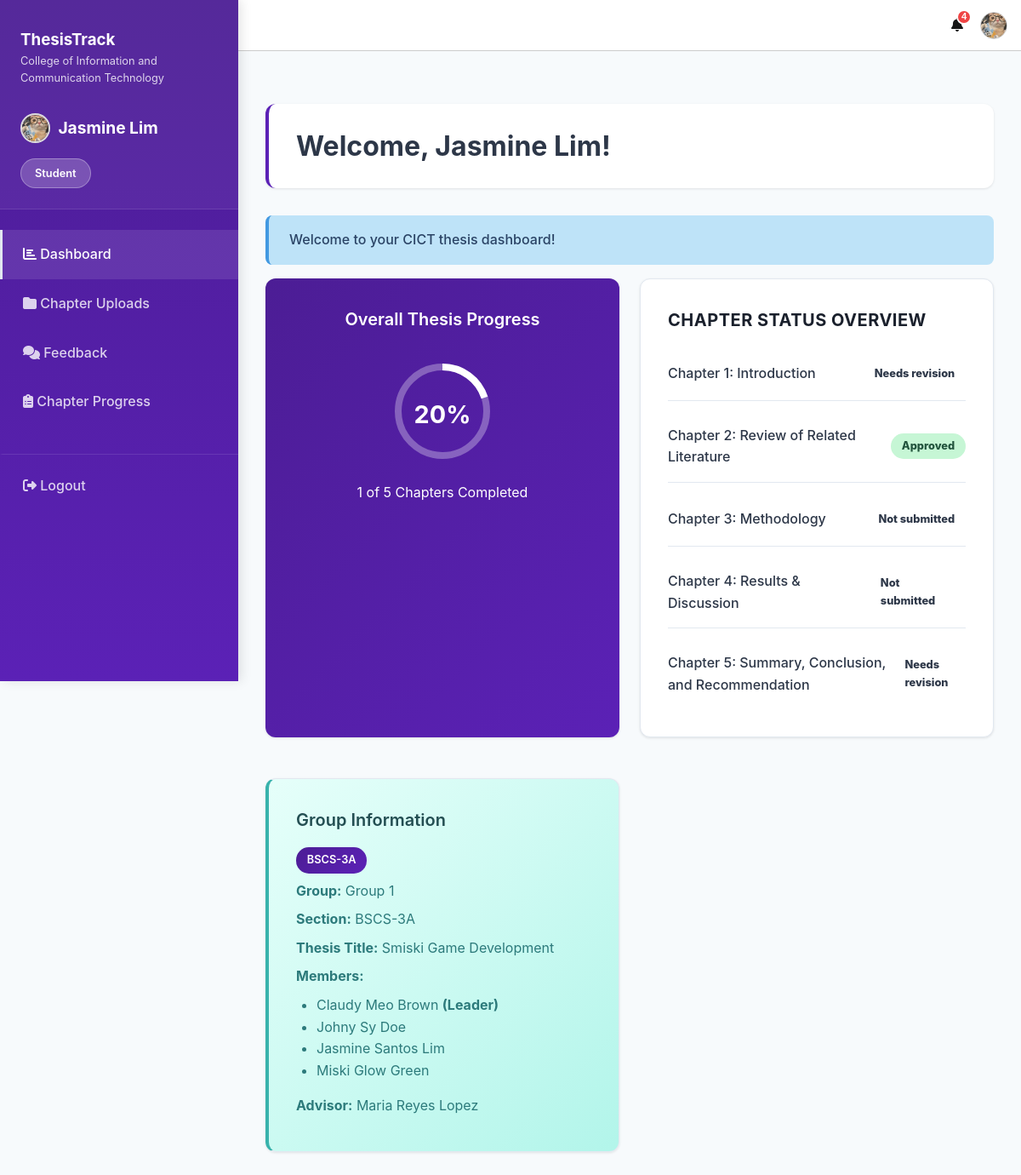
The page /Student/student_dashboard.php (signed in) on the database its author committed.
### tables this page shows
CREATE TABLE `students` (
  `id` int(11) NOT NULL,
  `first_name` varchar(100) DEFAULT NULL,
  `middle_name` varchar(100) DEFAULT NULL,
  `last_name` varchar(100) DEFAULT NULL,
  `email` varchar(255) DEFAULT NULL,
  `password` varchar(255) DEFAULT NULL,
  `student_id` varchar(50) DEFAULT NULL,
  `year_level` int(11) DEFAULT NULL,
  `section` varchar(50) DEFAULT NULL,
  `course` varchar(50) DEFAULT NULL,
  `status` enum('active','inactive') DEFAULT NULL,
  `profile_picture` varchar(255) DEFAULT NULL,
  `created_at` timestamp NOT NULL DEFAULT current_timestamp(),
  `last_login` timestamp NULL DEFAULT NULL,
  `advisor_id` int(11) DEFAULT NULL,
  `requires_password_change` tinyint(1) DEFAULT 1,
  `updated_at` timestamp NOT NULL DEFAULT current_timestamp() ON UPDATE current_timestamp()
);

CREATE TABLE `chapters` (
  `id` int(11) NOT NULL,
  `group_id` int(11) DEFAULT NULL,
  `chapter_number` int(11) DEFAULT NULL,
  `chapter_name` varchar(255) DEFAULT NULL,
  `filename` varchar(255) DEFAULT NULL,
  `original_filename` varchar(255) DEFAULT NULL,
  `file_size` int(11) DEFAULT NULL,
  `file_type` varchar(50) DEFAULT NULL,
  `file_path` varchar(500) DEFAULT NULL,
  `status` enum('pending','under_review','approved','needs_revision','uploaded') DEFAULT 'pending',
  `version` int(11) DEFAULT 1,
  `is_current` tinyint(1) DEFAULT 1,
  `replaced_by` int(11) DEFAULT NULL,
  `created_at` timestamp NOT NULL DEFAULT current_timestamp(),
  `upload_date` timestamp NOT NULL DEFAULT current_timestamp(),
  `last_reviewed_date` timestamp NULL DEFAULT NULL,
  `review_date` timestamp NULL DEFAULT NULL,
  `reviewer_id` int(11) DEFAULT NULL,
  `reviewer_type` enum('advisor','coordinator') DEFAULT NULL,
  `updated_at` timestamp NOT NULL DEFAULT current_timestamp() ON UPDATE current_timestamp(),
  `relevance_score` int(11) DEFAULT NULL,
  `relevance_feedback` text DEFAULT NULL,
  `relevance_report` longtext DEFAULT NULL,
  `grammar_score` int(11) DEFAULT NULL,
  `grammar_feedback` text DEFAULT NULL,
  `grammar_report` longtext DEFAULT NULL,
  `ai_score` int(11) DEFAULT NULL,
  `ai_feedback` text DEFAULT NULL,
  `ai_report` longtext DEFAULT NULL,
  `completeness_score` int(11) DEFAULT NULL,
  `completeness_feedback` text DEFAULT NULL,
  `completeness_report` longtext DEFAULT NULL,
  `spelling_score` int(11) DEFAULT NULL,
  `spelling_feedback` text DEFAULT NULL,
  `spelling_report` longtext DEFAULT NULL,
  `citation_score` int(11) DEFAULT NULL,
  `citation_feedback` text DEFAULT NULL,
  `citation_report` longtext DEFAULT NULL,
  `formatting_score` int(11) DEFAULT NULL,
  `formatting_feedback` text DEFAULT NULL,
  `formatting_report` longtext DEFAULT NULL,
  `review_score` int(11) DEFAULT NULL,
  `advisor_feedback` text DEFAULT NULL
);

CREATE TABLE `group_members` (
  `id` int(11) NOT NULL,
  `group_id` int(11) DEFAULT NULL,
  `student_id` int(11) DEFAULT NULL,
  `role_in_group` enum('leader','member') DEFAULT NULL,
  `joined_at` timestamp NOT NULL DEFAULT current_timestamp()
);

### Student/student_dashboard.php (the view, shortened to what this page needs)
<?php
require_once '../db/db.php';
$user_id = $_SESSION['user_id'];
$user_name = $_SESSION['name'] ?? '';
$profile_picture = '../images/default-user.png';
try {
    $stmt = $pdo->prepare("SELECT profile_picture FROM students WHERE id = ?");
    $stmt->execute([$user_id]);
    $student = $stmt->fetch();
    if (!empty($student['profile_picture'])) {
        $relative_path = $student['profile_picture'];
        $absolute_path = dirname(__DIR__) . '/' . $relative_path;
        if (file_exists($absolute_path) && is_readable($absolute_path)) {
            $profile_picture = '../' . $relative_path;
        }
    }
} catch (PDOException $e) {
    error_log("Database error fetching profile picture: " . $e->getMessage());
}
$user_section = null;
$userGroup = null;
try {
    $groupQuery = $pdo->prepare("
    SELECT sg.*,
           CONCAT(a.first_name, ' ', a.middle_name, ' ', a.last_name) AS advisor_name,
           s.section AS student_section
    FROM student_groups sg
    JOIN group_members gm ON sg.group_id = gm.group_id
    JOIN students s ON gm.student_id = s.id
    LEFT JOIN advisors a ON sg.advisor_id = a.id
    WHERE gm.student_id = ?
    LIMIT 1
");
    $groupQuery->execute([$user_id]);
    $userGroup = $groupQuery->fetch(PDO::FETCH_ASSOC);
    $user_section = $userGroup['student_section'] ?? 'N/A';
} catch (Exception $e) {
    $userGroup = null;
}
$groupMembers = [];
if ($userGroup) {
$membersQuery = $pdo->prepare("
    SELECT
        CONCAT(s.first_name, ' ', s.middle_name, ' ', s.last_name) AS name,
        s.email,
        gm.role_in_group
    FROM students s
    JOIN group_members gm ON s.id = gm.student_id
    WHERE gm.group_id = ?
");
$membersQuery->execute([$userGroup['group_id']]);
$groupMembers = $membersQuery->fetchAll(PDO::FETCH_ASSOC);
}
$chapters = [];
if ($userGroup && isset($userGroup['group_id'])) {
    $chaptersQuery = $pdo->prepare("
        SELECT *,
               (SELECT COUNT(*) FROM chapters c2 WHERE c2.group_id = chapters.group_id AND c2.chapter_number = chapters.chapter_number) as total_versions
        FROM chapters
        WHERE group_id = ? AND is_current = 1
        ORDER BY chapter_number
    ");
    $chaptersQuery->execute([$userGroup['group_id']]);
    $chapters = $chaptersQuery->fetchAll(PDO::FETCH_ASSOC);
}
$totalChapters = 5;
$completedChapters = 0;
foreach ($chapters as $chapter) {
    if ($chapter['status'] === 'approved') {
        $completedChapters++;
    }
}
$progressPercentage = ($totalChapters > 0) ? ($completedChapters / $totalChapters) * 100 : 0;
$unread_notifications_count = 0;
try {
    $unreadQuery = $pdo->prepare("
        SELECT COUNT(*) as unread_count
        FROM notifications
        WHERE user_id = ? AND is_read = 0
    ");
    $unreadQuery->execute([$user_id]);
    $unread_result = $unreadQuery->fetch(PDO::FETCH_ASSOC);
    $unread_notifications_count = $unread_result['unread_count'] ?? 0;
} catch (PDOException $e) {
    error_log("Database error fetching notifications: " . $e->getMessage());
}
?>
<!DOCTYPE html>
<html lang="en">
<head>
    <link rel="stylesheet" href="../CSS/student_dashboard.css">
</head>
<body>
    <div class="app-container">
        <aside class="sidebar">
            <div class="sidebar-header">
                <h3>ThesisTrack</h3>
                <div class="college-info">College of Information and Communication Technology</div>
               <div class="sidebar-user" onclick="openUploadModal()" style="cursor: pointer;">
      <img src="<?php echo htmlspecialchars($profile_picture); ?>"
         class="sidebar-avatar"
         alt="Profile Picture"
         id="sidebarProfileImage" />
                <div class="sidebar-username"><?php echo htmlspecialchars($user_name); ?></div></div>
                <span class="role-badge">Student</span>
            </div>
           <nav class="sidebar-nav">
            <a href="#" class="nav-item active" data-tab="dashboard">
                <i class="fas fa-chart-bar"></i> Dashboard
            </a>
            <a href="student_chap-upload.php" class="nav-item" data-tab="upload">
                <i class="fas fa-folder"></i> Chapter Uploads
            </a>
            <a href="student_feedback.php" class="nav-item" data-tab="feedback">
                <i class="fas fa-comments"></i> Feedback
            </a>
            <a href="student_kanban-progress.php" class="nav-item" data-tab="kanban">
                <i class="fas fa-clipboard-list"></i> Chapter Progress
            </a>
           <a href="#" id="logoutBtn" class="nav-item logout">
                <i class="fas fa-sign-out-alt"></i> Logout
           </a>
        </aside>
    <div class="content-wrapper">
         <header class="blank-header">
                <div class="topbar-right">
                    <div class="notification-dropdown">
                        <button class="topbar-icon" title="Notifications" id="notificationBtn">
                            <i class="fas fa-bell"></i>
                            <?php if ($unread_notifications_count > 0): ?>
                                <span class="notification-badge" id="notificationBadge">
                                    <?php echo $unread_notifications_count > 9 ? '9+' : $unread_notifications_count; ?>
                                </span>
                            <?php endif; ?>
                        </button>
                    </div>
                <div class="user-info dropdown">
<img src="<?php echo htmlspecialchars($profile_picture); ?>"
     alt="User Avatar"
     class="user-avatar"
     id="userAvatar"
     tabindex="0" />
      </div>
    </div>
        </header>
        <main class="main-content">
            <header class="main-header">
                <h1>Welcome, <?php echo htmlspecialchars($user_name); ?>!</h1>
            </header>
            <div id="dashboard" class="tab-content active">
                <?php if ($userGroup): ?>
                    <div class="dashboard-grid">
                        <div class="card progress-card">
                            <h3>Overall Thesis Progress</h3>
                            <div class="progress-circle">
                                <svg class="progress-ring" width="120" height="120">
                                    <circle class="progress-ring-circle" stroke="rgba(255,255,255,0.3)" stroke-width="8" fill="transparent" r="52" cx="60" cy="60"/>
                                    <circle class="progress-ring-circle progress" stroke="white" stroke-width="8" fill="transparent" r="52" cx="60" cy="60" style="stroke-dasharray: 326.73; stroke-dashoffset: <?php echo 326.73 - (326.73 * $progressPercentage / 100); ?>;"/>
                                </svg>
                                <div class="progress-text"><?php echo round($progressPercentage); ?>%</div>
                            </div>
                            <p><?php echo $completedChapters; ?> of <?php echo $totalChapters; ?> Chapters Completed</p>
                        </div>
                         <div class="card status-card">
                            <h3 style="color: #1a202c; font-weight: 700; text-transform: uppercase; letter-spacing: 0.5px;">
                                Chapter Status Overview
                            </h3>
                            <div class="status-list">
                                <?php
                                $chapterNames = [
                                    1 => 'Introduction',
                                    2 => 'Review of Related Literature',
                                    3 => 'Methodology',
                                    4 => 'Results & Discussion',
                                    5 => 'Summary, Conclusion, and Recommendation'
                                ];
                                for ($i = 1; $i <= 5; $i++):
                                    $chapterStatus = 'not_submitted';
                                    $chapterTitle = $chapterNames[$i];
                                    foreach ($chapters as $chapter) {
                                        if ($chapter['chapter_number'] == $i) {
                                            $chapterStatus = $chapter['status'];
                                            break;
                                        }
                                    }
                                ?>
                                    <div class="status-item">
                                        <span class="chapter">Chapter <?php echo $i; ?>: <?php echo $chapterTitle; ?></span>
                                        <span class="status <?php echo htmlspecialchars($chapterStatus); ?>">
                                            <?php echo htmlspecialchars(ucfirst(str_replace('_', ' ', $chapterStatus))); ?>
                                        </span>
                                    </div>
                                <?php endfor; ?>
                            </div>
                        </div>
                        <div class="card group-info-card">
                            <h3>Group Information</h3>
                            <div class="course-badge"><?php echo htmlspecialchars($user_section); ?></div>
                            <p><strong>Group:</strong> <?php echo htmlspecialchars($userGroup['group_name'] ?? 'N/A'); ?></p>
                            <p><strong>Section:</strong> <?php echo htmlspecialchars($userGroup['section'] ?? 'N/A'); ?></p>
                            <p><strong>Thesis Title:</strong> <?php echo htmlspecialchars($userGroup['thesis_title'] ?? 'N/A'); ?></p>
                            <?php if (!empty($groupMembers)): ?>
                                <p><strong>Members:</strong></p>
                              <ul style="margin-left: 1.5rem; margin-top: 0.5rem;">
                                <?php foreach ($groupMembers as $member): ?>
                                    <li>
                                        <?php echo htmlspecialchars($member['name']); ?>
                                        <?php if ($member['role_in_group'] === 'leader'): ?>
                                            <span class="role-leader">(Leader)</span>
                                        <?php endif; ?>
                                    </li>
                                <?php endforeach; ?>
                            </ul>
                            <?php endif; ?>
                            <p style="margin-top: 1rem;"><strong>Advisor:</strong> <?php echo htmlspecialchars($userGroup['advisor_name'] ?? 'Not Assigned'); ?></p>
                        </div>
                    </div>
                <?php endif; ?>
            </div>
        </main>
    </div>
    <link rel="stylesheet" href="../CSS/session_timeout.css">
</body>
</html>

### rows shown on the page
students: profile_picture (picture)
chapters: chapterTitle "Introduction", status "Needs revision"
chapters: chapterTitle "Review of Related Literature", status "Approved"
chapters: chapterTitle "Summary, Conclusion, and Recommendation", status "Needs revision"
group_members: name "Claudy Meo Brown", role_in_group "(Leader)"
group_members: name "Johny Sy Doe"
group_members: name "Jasmine Santos Lim"
group_members: name "Miski Glow Green"

### other values the page prints
$user_name "Jasmine Lim"
$unread_notifications_count "4"
$progressPercentage "20"
$completedChapters "1"
$totalChapters "5"
$chapterTitle "Methodology"
str_replace('_', ' ', $chapterStatus) "Not submitted"
$chapterTitle "Results & Discussion"
$user_section "BSCS-3A"
$userGroup['group_name'] "Group 1"
$userGroup['section'] "BSCS-3A"
$userGroup['thesis_title'] "Smiski Game Development"
$userGroup['advisor_name'] "Maria Reyes Lopez"
